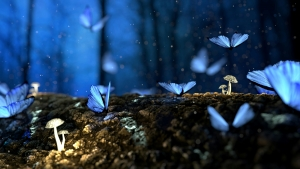
#> input picture Computer Vision/cv7.jpg, 300 x 169 px; the run also reads 2 pictures not shown here
$ jupyter execute --allow-errors 4_Edge_Detection.ipynb   (older library calls are emulated)
#> lines starting #> are read from the running program, lines starting #| are printed output that depends on the picture; after the words box and inside, x2 and y2 are one past the last pixel; in counts of white or black regions, pixels touching at a corner belong together
[cell 1]
import cv2
print(cv2.__version__)

[cell 2]
from matplotlib import pyplot as plt

### **1. SOBEL OPERATOR**

[cell 3]
# Load the image
img = cv2.imread('cv7.jpg', cv2.IMREAD_GRAYSCALE)
#> img: shape (169, 300); min 0, max 255, mean 53.1

# Apply sobel filter
sobelx = cv2.Sobel(img, cv2.CV_64F, 1, 0, ksize=3)
sobely = cv2.Sobel(img, cv2.CV_64F, 0, 1, ksize=3)

# Compute gradient magnitude
sobel_combined= cv2.magnitude(sobelx, sobely)

# Convert to 8-bit
sobelx=cv2.convertScaleAbs(sobelx)
sobely=cv2.convertScaleAbs(sobely)

# Display the images
plt.figure(figsize=(12,4))
plt.subplot(1,3,1)
plt.title('SOBEL-X')
plt.imshow(sobelx, cmap='gray')
plt.axis('off')

plt.subplot(1,3,2)
plt.title('SOBEL-Y')
plt.imshow(sobely, cmap='gray')
plt.axis('off')


plt.subplot(1,3,3)
plt.title('SOBEL-COMBINED')
plt.imshow(sobel_combined, cmap='gray')
plt.axis('off')

plt.show()

[cell 4]
# Load the image(COLORS) file
img = cv2.imread('cv8.jpg')
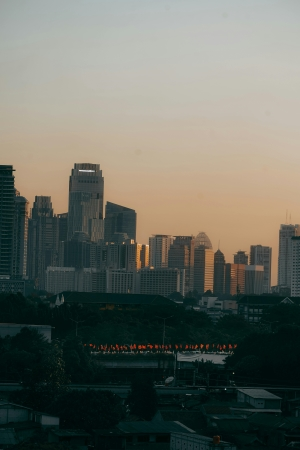
#> input picture Computer Vision/cv8.jpg, 300 x 450 px
#> img is the input picture: shape (450, 300, 3); mean B, G, R 96.9, 106.1, 102.9

# Convert the image from BGR to RGB
img_rgb = cv2.cvtColor(img, cv2.COLOR_BGR2RGB)

# Split the channel into red, green, blue
r, g, b = cv2.split(img_rgb)

# Apply SOBEL to each channel
# Apply in the X-direction
sobelx_r = cv2.Sobel(r, cv2.CV_64F, 1, 0, ksize=3)
sobelx_g = cv2.Sobel(g, cv2.CV_64F, 1, 0, ksize=3)
sobelx_b = cv2.Sobel(b, cv2.CV_64F, 1, 0, ksize=3)

# Apply in the Y-direction
sobel_r = cv2.Sobel(r, cv2.CV_64F, 0, 1, ksize=3)
sobel_g = cv2.Sobel(g, cv2.CV_64F, 0, 1, ksize=3)
sobel_b = cv2.Sobel(b, cv2.CV_64F, 0, 1, ksize=3)

# Compute gradient magnitude
sobel_combined_r = cv2.magnitude(sobelx_r, sobel_r)
sobel_combined_g = cv2.magnitude(sobelx_g, sobel_g)
sobel_combined_b = cv2.magnitude(sobelx_b, sobel_b)

# Convert to 8-bit
sobel_r_x_abs = cv2.convertScaleAbs(sobelx_r)
sobel_g_x_abs = cv2.convertScaleAbs(sobelx_g)
sobel_b_x_abs = cv2.convertScaleAbs(sobelx_b)

sobel_r_y_abs = cv2.convertScaleAbs(sobel_r)
sobel_g_y_abs = cv2.convertScaleAbs(sobel_g)
sobel_b_y_abs = cv2.convertScaleAbs(sobel_b)

sobel_r=cv2.convertScaleAbs(sobel_r)
sobel_g=cv2.convertScaleAbs(sobel_g)
sobel_b=cv2.convertScaleAbs(sobel_b)

# Merge the channels back together
sobel_ig_x = cv2.merge([sobel_r_x_abs, sobel_g_x_abs, sobel_b_x_abs])
sobel_ig_x = cv2.merge([sobel_r_y_abs, sobel_g_y_abs, sobel_b_y_abs])
sobel_ig=cv2.merge([sobel_r, sobel_g, sobel_b])

# Display the images
plt.figure(figsize=(12,4))
plt.subplot(2,4,1)
plt.title('ORIGINAL IMAGE')
plt.imshow(img_rgb)
plt.axis('off')

plt.subplot(2,4,2)
plt.title('SOBEL-X')
plt.imshow(sobel_ig_x)
plt.axis('off')

plt.subplot(2,4,3)
plt.title('SOBEL-Y')
plt.imshow(sobel_ig_x)
plt.axis('off')

plt.subplot(2,4,4)
plt.title('SOBEL')
plt.imshow(sobel_ig)
plt.axis('off')

plt.show()
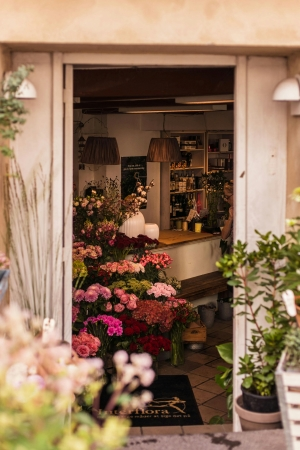
#> input picture Computer Vision/cv9.jpg, 300 x 450 px
#> further down, img is the input picture: shape (450, 300, 3); mean B, G, R 91.4, 115, 144.2


# # Apply sobel filter
# sobelx = cv2.Sobel(img, cv2.CV_64F, 1, 0, ksize=3)
# sobely = cv2.Sobel(img, cv2.CV_64F, 0, 1, ksize=3)

### **2. PREWITT EDGE DETECTION**

[cell 5]
import numpy as np

[cell 6]
def prewitt_edge(img):

   # Convert image into grayscale
   gray_img = cv2.cvtColor(img, cv2.COLOR_BGR2GRAY)
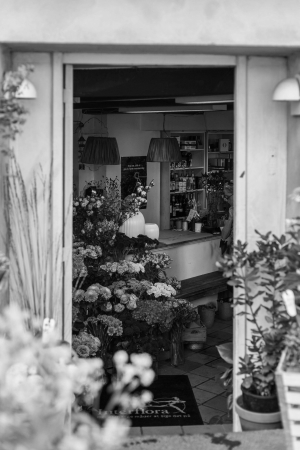
#> gray_img: shape (450, 300); min 1, max 249, mean 121

   # Horizontal prewitt kernel
   kernel_x = np.array([[-1, 0, 1], [-1, 0, 1], [-1, 0, 1]])
   horizontal_edge = cv2.filter2D(gray_img, -1, kernel_x)
   # Vertical prewitt kernel
   kernel_y = np.array([[-1, -1, -1], [0, 0, 0], [1, 1, 1]])
   vertical_edge = cv2.filter2D(gray_img, -1, kernel_y)
   # Ensuring both have same data type
   horizontal_edge = np.float32(horizontal_edge)
   vertical_edge = np.float32(vertical_edge)
   # Compute the magnitude
   grad_mag = cv2.magnitude(horizontal_edge, vertical_edge)
   # Applying threshold
   threshold=50
   _,edges=cv2.threshold(grad_mag, threshold,255,cv2.THRESH_BINARY)
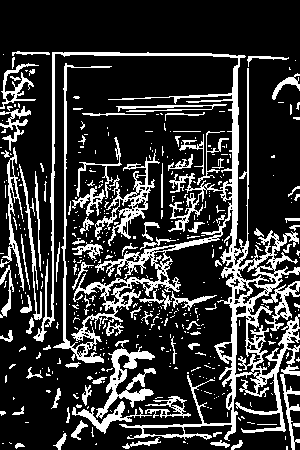
#> edges: shape (450, 300) float32; 21% white; 465 white regions (377 under 20 px), largest, box (x1, y1, x2, y2) and area: (33, 52, 300, 441) 14055, (96, 346, 156, 419) 1354, (95, 149, 160, 246) 1238
   return edges

# Read the image
img = cv2.imread('cv9.jpg')

# Apply prewitt edge detection
edges = prewitt_edge(img)

# Plot the detected edges

plt.figure(figsize=(10,5))
# Original image
plt.subplot(1,2,1)
plt.title('Original Image')
plt.imshow(cv2.cvtColor(img, cv2.COLOR_BGR2RGB))
plt.axis('off')

# Edge detected image
plt.subplot(1,2,2)
plt.title('Edge Detected Image')
plt.imshow(edges, cmap='gray')
plt.axis('off')
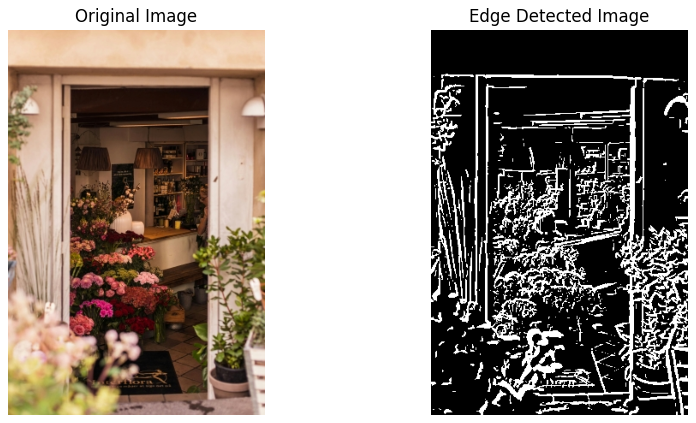
#> figure drawn by matplotlib, 2 panels

### **Colored Image**

[cell 7]
import cv2
import numpy as np
import matplotlib.pyplot as plt

def prewitt_edge(img):
    # Read the image
#> called with img = 'cv10.jpg'
    img = cv2.imread(img)
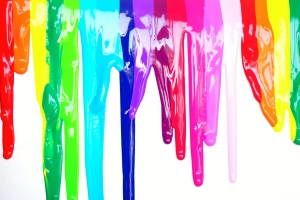
#> input picture Computer Vision/cv10.jpg, 300 x 200 px
#> img is the input picture: shape (200, 300, 3); mean B, G, R 186.1, 192, 195.5

    # Convert image into RGB
    img_rgb = cv2.cvtColor(img, cv2.COLOR_BGR2RGB)
#> img_rgb: shape (200, 300, 3)

    # Horizontal prewitt kernel
    kernel_x = np.array([[-1, 0, 1], [-1, 0, 1], [-1, 0, 1]])

    # Vertical prewitt kernel
    kernel_y = np.array([[-1, -1, -1], [0, 0, 0], [1, 1, 1]])

    # Split the image into red, green, and blue channels
    r, g, b = cv2.split(img_rgb)
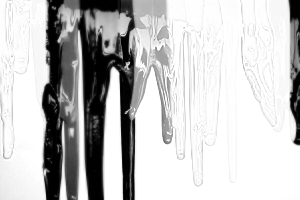
#> r: shape (200, 300); min 0, max 255, mean 195.5
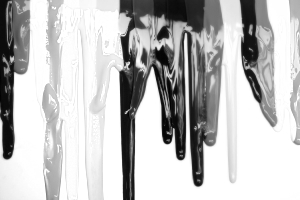
#> g: shape (200, 300); min 0, max 255, mean 192
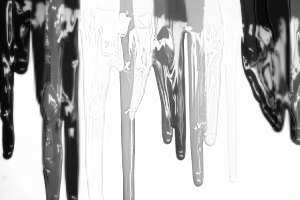
#> b: shape (200, 300); min 0, max 255, mean 186.1

    # Apply the Prewitt filters to each channel
    Gx_r = cv2.filter2D(r, -1, kernel_x)
    Gy_r = cv2.filter2D(r, -1, kernel_y)
    Gx_g = cv2.filter2D(g, -1, kernel_x)
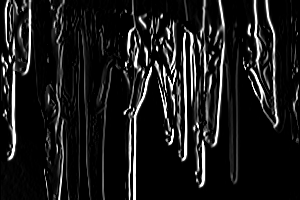
#> Gx_g: shape (200, 300); min 0, max 255, mean 26.5
    Gy_g = cv2.filter2D(g, -1, kernel_y)
    Gx_b = cv2.filter2D(b, -1, kernel_x)
    Gy_b = cv2.filter2D(b, -1, kernel_y)

    # Compute the magnitude of edges
    edges_r = cv2.addWeighted(Gx_r, 0.5, Gy_r, 0.5, 0)
    edges_g = cv2.addWeighted(Gx_g, 0.5, Gy_g, 0.5, 0)
    edges_b = cv2.addWeighted(Gx_b, 0.5, Gy_b, 0.5, 0)

    # Merge the results
    combined_edges = cv2.merge([edges_r, edges_g, edges_b])

    return img_rgb, Gx_r, Gy_r, Gx_g, Gy_g, Gx_b, Gy_b, combined_edges

# Apply Prewitt edge detection
img_rgb, Gx_r, Gy_r, Gx_g, Gy_g, Gx_b, Gy_b, combined_edges = prewitt_edge('cv10.jpg')

# Display results
plt.figure(figsize=(15, 5))

plt.subplot(1, 5, 1)
plt.title('Original Image')
plt.imshow(img_rgb)
plt.axis('off')

plt.subplot(1, 5, 2)
plt.title('Prewitt X (Red)')
plt.imshow(Gx_r, cmap='Reds')
plt.axis('off')

plt.subplot(1, 5, 3)
plt.title('Prewitt Y (Red)')
plt.imshow(Gy_r, cmap='Reds')
plt.axis('off')

plt.subplot(1, 5, 4)
plt.title('Prewitt Final')
plt.imshow(combined_edges)
plt.axis('off')

plt.show()
